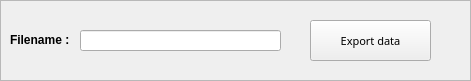
   <widget class="QFrame" name="frame_6">
    <property name="geometry">
     <rect>
      <x>0</x>
      <y>600</y>
      <width>471</width>
      <height>81</height>
     </rect>
    </property>
    <property name="frameShape">
     <enum>QFrame::StyledPanel</enum>
    </property>
    <property name="frameShadow">
     <enum>QFrame::Raised</enum>
    </property>
    <widget class="QLabel" name="label_51">
     <property name="geometry">
      <rect>
       <x>10</x>
       <y>30</y>
       <width>71</width>
       <height>20</height>
      </rect>
     </property>
     <property name="font">
      <font>
       <weight>75</weight>
       <bold>true</bold>
      </font>
     </property>
     <property name="text">
      <string>Filename :</string>
     </property>
    </widget>
    <widget class="QLineEdit" name="lineEdit">
     <property name="geometry">
      <rect>
       <x>80</x>
       <y>30</y>
       <width>201</width>
       <height>21</height>
      </rect>
     </property>
    </widget>
    <widget class="QPushButton" name="pushButton_export">
     <property name="geometry">
      <rect>
       <x>310</x>
       <y>20</y>
       <width>121</width>
       <height>41</height>
      </rect>
     </property>
     <property name="font">
      <font>
       <family>Fast Forward</family>
       <pointsize>8</pointsize>
       <weight>50</weight>
       <bold>false</bold>
      </font>
     </property>
     <property name="text">
      <string>Export data</string>
     </property>
    </widget>
   </widget>
